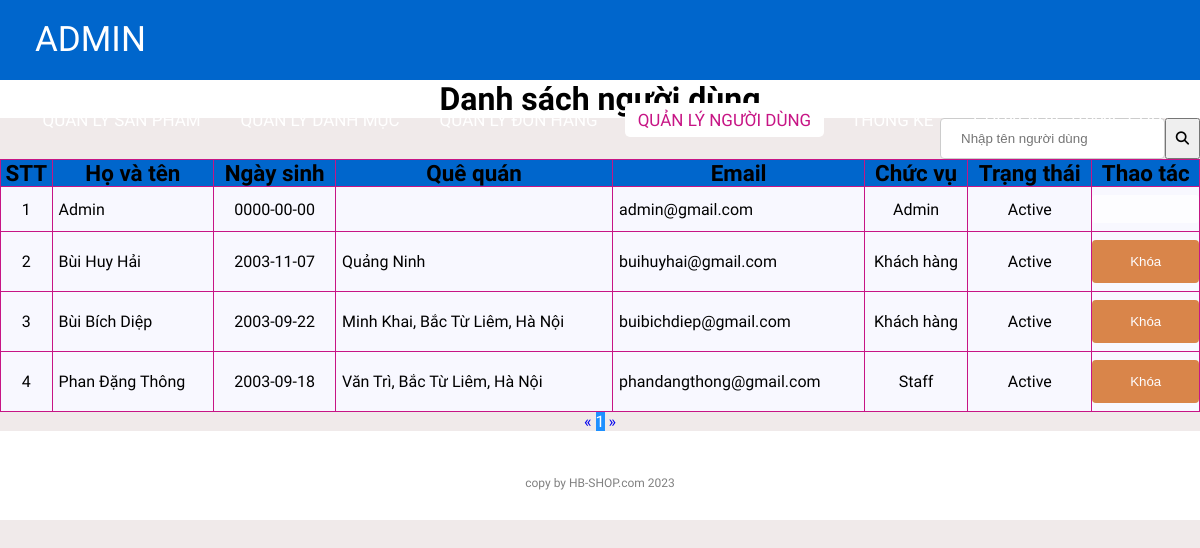
Page /admin/userlist.php (signed in) on the committed database.
### tables this page shows
CREATE TABLE `users` (
  `id` int(11) NOT NULL,
  `email` varchar(255) NOT NULL,
  `fullname` varchar(255) NOT NULL,
  `dob` date NOT NULL,
  `password` varchar(255) NOT NULL,
  `role_id` int(11) NOT NULL,
  `status` tinyint(1) NOT NULL,
  `address` varchar(500) NOT NULL,
  `isConfirmed` tinyint(4) NOT NULL DEFAULT 0,
  `captcha` varchar(50) NOT NULL
);

### lib/database.php (called while the page is built, shortened)
<?php
class Database extends PDO
{
  public $host   = DB_HOST;
  public $user   = DB_USER;
  public $pass   = DB_PASS;
  public $dbname = DB_NAME;
  public $link;
  private function connectDB()
  {
    $this->link = new mysqli(
      $this->host,
      $this->user,
      $this->pass,
      $this->dbname
    );
  }
  public function select($query)
  {
    $result = $this->link->query($query);
    if ($result->num_rows > 0) {
      return $result;
    } else {
      return false;
    }
  }
}

### classes/user.php (called while the page is built, shortened)
<?php
$filepath = realpath(dirname(__FILE__));
include_once($filepath . '/../lib/database.php');
?>
<?php
class user
{
	private $db;
	public function __construct()
	{
		$this->db = new Database();
	}
	public function getAllAdmin($page = 1, $total = 8)
	{
		$tmp = ($page - 1) * $total;
		$query =
			"SELECT users.*, role.name as roleName
			 FROM users INNER JOIN role ON users.role_id = role.id
             limit $tmp,$total";
		$result = $this->db->select($query);
		return $result;
	}
	public function getCountPaging($row = 8)
	{
		$query = "SELECT COUNT(*) FROM users";
		$mysqli_result = $this->db->select($query);
		if ($mysqli_result) {
			$totalrow = intval((mysqli_fetch_all($mysqli_result, MYSQLI_ASSOC)[0])['COUNT(*)']);
			$result = ceil($totalrow / $row);
			return $result;
		}
		return false;
	}
}
?>

### admin/userlist.php (the view, shortened to what this page needs)
<?php
include '../classes/user.php';
$user = new user();
$list = $user->getAllAdmin((isset($_GET['page']) ? $_GET['page'] : 1));
$pageCount = $user->getCountPaging();
?>
<!DOCTYPE html>
<html lang="en">
<head>
    <link rel="stylesheet" href="./css/style.css">
    <link rel="stylesheet" href="https://cdnjs.cloudflare.com/ajax/libs/font-awesome/5.15.4/css/all.min.css">
</head>
<body>
    <nav>
        <label class="logo"><a href="index.php">ADMIN</a></label>
        <ul>
            <li><a href="productlist.php">Quản lý Sản phẩm</a></li>
            <li><a href="categoriesList.php">Quản lý Danh mục</a></li>
            <li><a href="orderlist.php">Quản lý Đơn hàng</a></li>
            <li><a href="userlist.php" class="active">Quản lý Người dùng</a></li>
            <li><a href="chartms.php">Thống kê</a></li>
            <li><a href="transfer.php">Chuyển về trang chủ</a></li>
        </ul>
    </nav>
    <div class="title">
        <h1>Danh sách người dùng</h1>
    </div>
    <div class="control-container">
        <form class="c-search" action="" method="get">
            <input type="text" name="search" placeholder="Nhập tên người dùng">
            <button type="submit"><i class="fas fa-search"></i></button>
        </form>
    </div>
    <div class="container">
        <?php $count = 1;
        if ($list) { ?>
            <table class="list">
                <tr>
                    <th>STT</th>
                    <th>Họ và tên</th>
                    <th>Ngày sinh</th>
                    <th>Quê quán</th>
                    <th>Email</th>
                    <th>Chức vụ</th>
                    <th>Trạng thái</th>
                    <th>Thao tác</th>
                </tr>
                <?php foreach ($list as $key => $value) { ?>
                    <tr>
                        <td><?= $count++ ?></td>
                        <td style="text-align: left; padding-left: 6px;"><?= $value['fullname'] ?></td>
                        <td><?= $value['dob'] ?></td>
                        <td style="text-align: left; padding-left: 6px;"><?= $value['address'] ?></td>
                        <td style="text-align: left; padding-left: 6px;"><?= $value['email'] ?></td>
                        <td><?php if ($value['role_id'] == 1) {
                                echo "Admin";
                            }else if($value['role_id'] == 3){
                                echo "Staff";
                            }
                            else echo "Khách hàng" ?></td>
                        <td><?= ($value['status']) ? "Active" : "Block" ?></td>
                        <td>
                            <?php
                            if ($value['role_id'] == 1) { ?>
                                <button class="btn-none"></button>
                            <?php } else {
                                if ($value['status']) { ?>
                                    <form action="userlist.php" method="post">
                                        <input type="submit" value="Khóa" name="block">
                                    </form>
                            <?php } } ?>
                        </td>
                    </tr>
                <?php } ?>
            </table>
        <?php } else { ?>
            <h3>...</h3>
        <?php } ?>
        <div class="pagination">
            <a href="userlist.php?page=<?= (isset($_GET['page'])) ? (($_GET['page'] <= 1) ? 1 : $_GET['page'] - 1) : 1 ?>">&laquo;</a>
            <?php
            for ($i = 1; $i <= $pageCount; $i++) {
                if (isset($_GET['page'])) {
                    if ($i == $_GET['page']) { ?>
                        <a class="active" href="userlist.php?page=<?= $i ?>"><?= $i ?></a>
                    <?php } else { ?>
                        <a href="userlist.php?page=<?= $i ?>"><?= $i ?></a>
                    <?php  }
                } else {
                    if ($i == 1) { ?>
                        <a class="active" href="userlist.php?page=<?= $i ?>"><?= $i ?></a>
                    <?php  } else { ?>
                        <a href="userlist.php?page=<?= $i ?>"><?= $i ?></a>
                    <?php   } ?>
                <?php  } ?>
            <?php }
            ?>
            <a href="userlist.php?page=<?= (isset($_GET['page'])) ? $_GET['page'] + 1 : 1 ?>">&raquo;</a>
        </div>
    </div>
    <footer>
        <p class="copyright">copy by HB-SHOP.com 2023</p>
    </footer>
</body>
</html>

### admin/css/style.css (style rules this page uses)
:root { --color-primary: #0066CC; --bg-primary: rgb(240, 234, 234); }
* { padding: 0; margin: 0; text-decoration: none; list-style: none; box-sizing: border-box; }
body { font-family: Mitr; background: rgb(240, 234, 234); }
nav { top: 0; position: fixed; background: var(--color-primary); height: 80px; width: 100%; z-index: 999; }
label.logo a { color: white; font-size: 35px; line-height: 80px; padding: 0 35px; }
nav ul { float: right; margin-right: 20px; }
nav ul li { display: inline-block; line-height: 80px; margin: 0 5px; }
nav ul li a { color: white; font-size: 17px; padding: 7px 13px; border-radius: 3px; text-transform: uppercase; border-radius: 5px; transition: 0.5s; }
.active, nav > ul a:hover { background-color: white; color: mediumvioletred; }
.container { height: auto; }
.control-container { display: flex; justify-content: space-between; align-items: center; }
.c-search { display: flex; align-items: center; height: 41px; }
.c-search input { height: 41px; }
.c-search button { display: block; width: 41px; height: 41px; cursor: pointer; }
.title { background-color: white; margin-top: 80px; }
footer { padding: 30px 0; background-color:white; }
footer .copyright { margin-top: 15px; text-align: center; font-size: 12px; color: gray; }
.list { width: 100%; background-color: ghostwhite; padding: 10px; border-collapse: collapse; }
th { background-color: var(--color-primary); border: 1px solid mediumvioletred; font-size: 1.4rem; }
td { border: 1px solid mediumvioletred; text-align: center; }
input[type=text], input[type=file], input[type=number], textarea, select { width: 100%; padding: 12px 20px; margin: 8px 0; display: inline-block; border: 1px solid #ccc; border-radius: 4px; box-sizing: border-box; }
input[type=submit] { width: 100%; background-color: var(--color-primary); color: white; padding: 14px 20px; margin: 8px 0; border: none; border-radius: 4px; cursor: pointer; opacity: 0.8; }
button.btn-none { width: 100%; color: white; background-color: white; padding: 14px 20px; margin: 8px 0; border: none; border-radius: 4px; cursor: default; opacity: 0.8; }
input[name=block] { background-color: chocolate !important; z-index: 0; }
.pagination { text-align: center; }
.pagination a.active { background-color: dodgerblue; color: white; }
.title > h1 { text-align: center; }

### rows in the picture
users: fullname "Admin", dob "0000-00-00", email "admin@gmail.com", status "Active"
users: fullname "Bùi Huy Hải", dob "2003-11-07", address "Quảng Ninh", email "buihuyhai@gmail.com", shows "Khách hàng", status "Active"
users: fullname "Bùi Bích Diệp", dob "2003-09-22", address "Minh Khai, Bắc Từ Liêm, Hà Nội", email "buibichdiep@gmail.com", shows "Khách hàng", status "Active"
users: fullname "Phan Đặng Thông", dob "2003-09-18", address "Văn Trì, Bắc Từ Liêm, Hà Nội", email "phandangthong@gmail.com", shows "Staff", status "Active"
